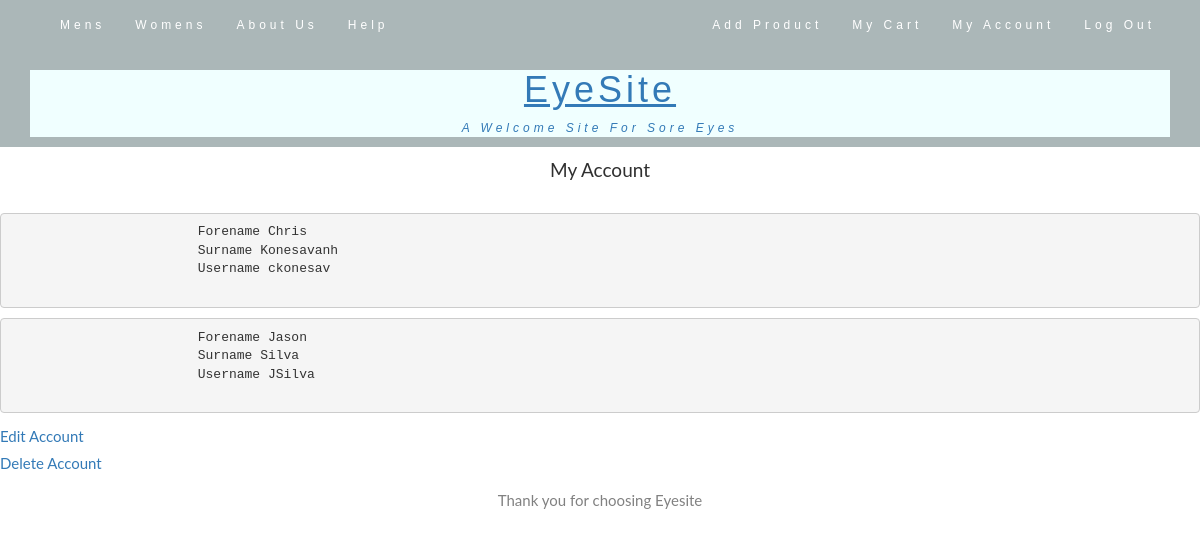
The page /view/My-account.php (signed in) on the database as committed earlier.
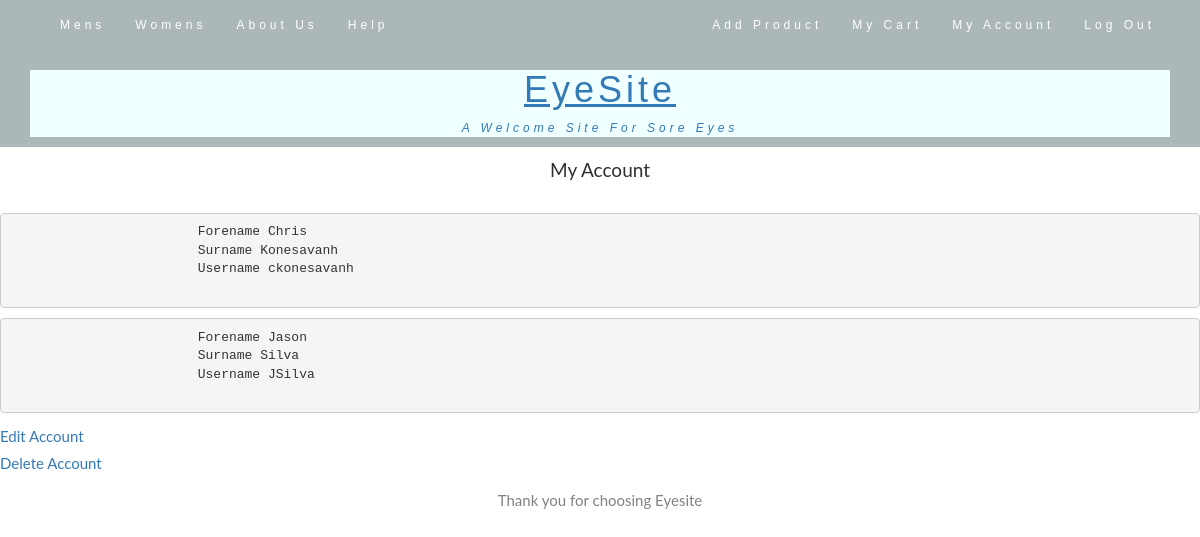
The same page on the database as committed later.
### tables this page shows
CREATE TABLE IF NOT EXISTS `users` (
  `forename` varchar(32) NOT NULL,
  `surname` varchar(32) NOT NULL,
  `username` varchar(32) NOT NULL,
  `password` varchar(32) NOT NULL,
  UNIQUE KEY `username` (`username`)
);

### view/My-account.php (the view, shortened to what this page needs)
<?php
require_once '../util/dbinfo.php';
?>
<html>
<head>
    <link rel="stylesheet" href="https://maxcdn.bootstrapcdn.com/bootstrap/3.3.7/css/bootstrap.min.css">
    <link rel="stylesheet" href="styles.css">
</head>
<body id="myPage">
  <?php include('header.php') ?>
<div><center><h4>My Account</h4></center>
	</div>
    <?php
$conn = new mysqli($hn, $un, $pw, $db);
$query = "SELECT * FROM users ";
$result = $conn->query($query);
$rows = $result->num_rows;
for($j=0; $j<$rows; $j++)
{
	$result->data_seek($j);
	$row = $result->fetch_array(MYSQLI_NUM);
	echo <<<_END
		<pre>
			Forename $row[0]
			Surname $row[1]
			Username $row[2]
        </pre>
_END;
}
?>
   <a class='accounts' href="updateRecord.php">Edit Account</a>  </br>
   <a class='accounts' href="deleteRecord.php">Delete Account</a>
</body>
<footer>
 <p><center>Thank you for choosing Eyesite</center></p>
    </footer>
</html>

### view/header.php (shortened to what this page needs)
<?php
if (!isset($_SESSION['username']) && !isset($_SESSION['password'])) {
    $link = "<a href='loginscreen.php'>Login</a>";
    $logout = '';
} else {
    $link = "<a href='My-account.php'>My Account</a>";
    $logout = "<li><a href='../controller/LogoutController.php'>Log Out</a></li>";
}
?>
<nav class="navbar navbar-default">
		<div class="container">
			<div class="navbar-header">
				<a class="navbar-brand" href="#myPage">
				</a>
			</div>
			<div class="collapse navbar-collapse" id="myNavbar">
				<ul class="nav navbar-nav navbar-left">
					<li>
						<a href="Mens.php">Mens</a>
					</li>
					<li>
						<a href="Womens.php">Womens</a>
					</li>
					<li>
						<a href="About.php">About Us</a>
					</li>
					<li>
						<a href="Help.php">Help</a>
					</li>
				</ul>
				<ul class="nav navbar-nav navbar-right">
				<li>
						<a href="addProduct.php">Add Product</a>
					</li>
					<li>
						<a href="my-cart.php">My Cart</a>
					</li>
					<li>
					<?php echo $link ?>
					</li>
					<?php echo $logout ?>
				</ul>
			</div>
			<div class="home-header">
				<a href="Home.php">
					<h1 class="page-heading">EyeSite</h1>
					<p>
						<i>A Welcome Site For Sore Eyes</i>
					</p>
				</a>
			</div>
		</div>
	</nav>

### view/styles.css (style rules this page uses)
body { font: 400 15px Lato, sans-serif; line-height: 1.8; color: #818181; }
h4 { font-size: 19px; line-height: 1.375em; color: #303030; font-weight: 400; margin-bottom: 30px; }
.navbar { margin-bottom: 0; background-color: #abb7b8; z-index: 9999; border: 0; font-size: 12px !important; line-height: 1.42857143 !important; letter-spacing: 4px; border-radius: 0; font-family: Montserrat, sans-serif; }
.navbar li a, .navbar .navbar-brand { color: #fff !important; }

### view/My-account.php (style rules this page uses)
h1.page-heading { text-decoration: underline; }
.home-header { text-align: center; background-color: azure; }

Rows that differ between the two databases and show on the page:
removed users: forename "Chris", surname "Konesavanh", username "ckonesav"
added users: forename "Chris", surname "Konesavanh", username "ckonesavanh"
